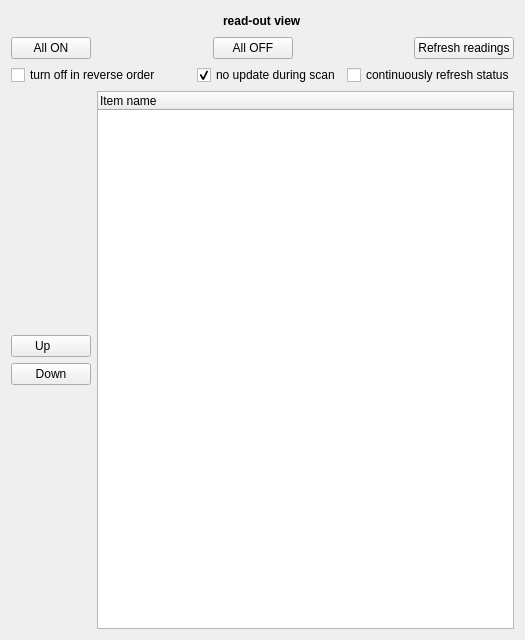
<?xml version="1.0" encoding="UTF-8"?>
<ui version="4.0">
 <class>ModList</class>
 <widget class="QWidget" name="ModList">
  <property name="geometry">
   <rect>
    <x>0</x>
    <y>0</y>
    <width>525</width>
    <height>640</height>
   </rect>
  </property>
  <property name="sizePolicy">
   <sizepolicy hsizetype="Preferred" vsizetype="MinimumExpanding">
    <horstretch>0</horstretch>
    <verstretch>0</verstretch>
   </sizepolicy>
  </property>
  <property name="minimumSize">
   <size>
    <width>200</width>
    <height>0</height>
   </size>
  </property>
  <property name="windowTitle">
   <string>ROD &amp; Module list</string>
  </property>
  <layout class="QVBoxLayout" name="verticalLayout_3">
   <item>
    <layout class="QVBoxLayout" name="verticalLayout_2">
     <item>
      <layout class="QHBoxLayout">
       <item>
        <spacer name="spacer3_2">
         <property name="orientation">
          <enum>Qt::Horizontal</enum>
         </property>
         <property name="sizeType">
          <enum>QSizePolicy::Expanding</enum>
         </property>
         <property name="sizeHint" stdset="0">
          <size>
           <width>40</width>
           <height>20</height>
          </size>
         </property>
        </spacer>
       </item>
       <item>
        <widget class="QLabel" name="textLabel1">
         <property name="font">
          <font>
           <weight>75</weight>
           <bold>true</bold>
          </font>
         </property>
         <property name="text">
          <string>read-out view</string>
         </property>
         <property name="wordWrap">
          <bool>false</bool>
         </property>
        </widget>
       </item>
       <item>
        <spacer name="spacer3">
         <property name="orientation">
          <enum>Qt::Horizontal</enum>
         </property>
         <property name="sizeType">
          <enum>QSizePolicy::Expanding</enum>
         </property>
         <property name="sizeHint" stdset="0">
          <size>
           <width>40</width>
           <height>20</height>
          </size>
         </property>
        </spacer>
       </item>
      </layout>
     </item>
     <item>
      <layout class="QHBoxLayout" name="horizontalLayout">
       <item>
        <widget class="QPushButton" name="turnonButton">
         <property name="text">
          <string>All ON</string>
         </property>
        </widget>
       </item>
       <item>
        <spacer name="horizontalSpacer">
         <property name="orientation">
          <enum>Qt::Horizontal</enum>
         </property>
         <property name="sizeHint" stdset="0">
          <size>
           <width>40</width>
           <height>20</height>
          </size>
         </property>
        </spacer>
       </item>
       <item>
        <widget class="QPushButton" name="turnoffButton">
         <property name="text">
          <string>All OFF</string>
         </property>
        </widget>
       </item>
       <item>
        <spacer name="horizontalSpacer_2">
         <property name="orientation">
          <enum>Qt::Horizontal</enum>
         </property>
         <property name="sizeHint" stdset="0">
          <size>
           <width>40</width>
           <height>20</height>
          </size>
         </property>
        </spacer>
       </item>
       <item>
        <widget class="QPushButton" name="readButton">
         <property name="text">
          <string>Refresh readings</string>
         </property>
        </widget>
       </item>
      </layout>
     </item>
     <item>
      <layout class="QHBoxLayout" name="horizontalLayout_2">
       <item>
        <spacer name="horizontalSpacer_3">
         <property name="orientation">
          <enum>Qt::Horizontal</enum>
         </property>
         <property name="sizeHint" stdset="0">
          <size>
           <width>40</width>
           <height>20</height>
          </size>
         </property>
        </spacer>
       </item>
       <item>
        <widget class="QCheckBox" name="offReverse">
         <property name="text">
          <string>turn off in reverse order</string>
         </property>
        </widget>
       </item>
       <item>
        <spacer name="horizontalSpacer_4">
         <property name="orientation">
          <enum>Qt::Horizontal</enum>
         </property>
         <property name="sizeType">
          <enum>QSizePolicy::Fixed</enum>
         </property>
         <property name="sizeHint" stdset="0">
          <size>
           <width>30</width>
           <height>20</height>
          </size>
         </property>
        </spacer>
       </item>
       <item>
        <widget class="QCheckBox" name="noUpdateInScan">
         <property name="enabled">
          <bool>true</bool>
         </property>
         <property name="text">
          <string>no update during scan</string>
         </property>
         <property name="checked">
          <bool>true</bool>
         </property>
        </widget>
       </item>
       <item>
        <spacer name="horizontalSpacer_5">
         <property name="orientation">
          <enum>Qt::Horizontal</enum>
         </property>
         <property name="sizeHint" stdset="0">
          <size>
           <width>40</width>
           <height>20</height>
          </size>
         </property>
        </spacer>
       </item>
       <item>
        <widget class="QCheckBox" name="refrStatus">
         <property name="text">
          <string>continuously refresh status</string>
         </property>
        </widget>
       </item>
      </layout>
     </item>
     <item>
      <layout class="QHBoxLayout" name="horizontalLayout_3">
       <item>
        <layout class="QVBoxLayout" name="verticalLayout">
         <item>
          <spacer name="verticalSpacer_2">
           <property name="orientation">
            <enum>Qt::Vertical</enum>
           </property>
           <property name="sizeHint" stdset="0">
            <size>
             <width>20</width>
             <height>40</height>
            </size>
           </property>
          </spacer>
         </item>
         <item>
          <widget class="QPushButton" name="upItemButton">
           <property name="enabled">
            <bool>true</bool>
           </property>
           <property name="text">
            <string>Up     </string>
           </property>
           <property name="icon">
            <iconset resource="icons.qrc">
             <normaloff>:/icons/images/up.png</normaloff>:/icons/images/up.png</iconset>
           </property>
          </widget>
         </item>
         <item>
          <widget class="QPushButton" name="downItemButton">
           <property name="enabled">
            <bool>true</bool>
           </property>
           <property name="text">
            <string>Down</string>
           </property>
           <property name="icon">
            <iconset resource="icons.qrc">
             <normaloff>:/icons/images/down.png</normaloff>:/icons/images/down.png</iconset>
           </property>
          </widget>
         </item>
         <item>
          <spacer name="verticalSpacer">
           <property name="orientation">
            <enum>Qt::Vertical</enum>
           </property>
           <property name="sizeHint" stdset="0">
            <size>
             <width>20</width>
             <height>40</height>
            </size>
           </property>
          </spacer>
         </item>
        </layout>
       </item>
       <item>
        <widget class="QTreeWidget" name="ModListView">
         <column>
          <property name="text">
           <string>Item name</string>
          </property>
         </column>
        </widget>
       </item>
      </layout>
     </item>
    </layout>
   </item>
  </layout>
 </widget>
 <layoutdefault spacing="6" margin="11"/>
 <pixmapfunction>qPixmapFromMimeSource</pixmapfunction>
 <resources>
  <include location="icons.qrc"/>
 </resources>
 <connections/>
</ui>
